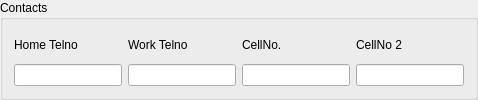
                      <widget class="QGroupBox" name="grpContacts">
                       <property name="enabled">
                        <bool>true</bool>
                       </property>
                       <property name="sizePolicy">
                        <sizepolicy hsizetype="Expanding" vsizetype="Preferred">
                         <horstretch>0</horstretch>
                         <verstretch>0</verstretch>
                        </sizepolicy>
                       </property>
                       <property name="title">
                        <string>Contacts</string>
                       </property>
                       <layout class="QGridLayout" name="gridLayout_4">
                        <item row="0" column="0">
                         <widget class="QLabel" name="label_21">
                          <property name="text">
                           <string>Home Telno</string>
                          </property>
                         </widget>
                        </item>
                        <item row="0" column="1">
                         <widget class="QLabel" name="label_22">
                          <property name="text">
                           <string>Work Telno</string>
                          </property>
                         </widget>
                        </item>
                        <item row="0" column="2">
                         <widget class="QLabel" name="label_23">
                          <property name="text">
                           <string>CellNo.</string>
                          </property>
                         </widget>
                        </item>
                        <item row="0" column="3">
                         <widget class="QLabel" name="label_24">
                          <property name="text">
                           <string>CellNo 2</string>
                          </property>
                         </widget>
                        </item>
                        <item row="1" column="0">
                         <widget class="QLineEdit" name="lineHomeTel">
                          <property name="enabled">
                           <bool>true</bool>
                          </property>
                         </widget>
                        </item>
                        <item row="1" column="1">
                         <widget class="QLineEdit" name="lineWorkTel">
                          <property name="enabled">
                           <bool>true</bool>
                          </property>
                         </widget>
                        </item>
                        <item row="1" column="2">
                         <widget class="QLineEdit" name="lineCellNo1">
                          <property name="enabled">
                           <bool>true</bool>
                          </property>
                         </widget>
                        </item>
                        <item row="1" column="3">
                         <widget class="QLineEdit" name="lineCellNo2">
                          <property name="enabled">
                           <bool>true</bool>
                          </property>
                         </widget>
                        </item>
                       </layout>
                      </widget>
